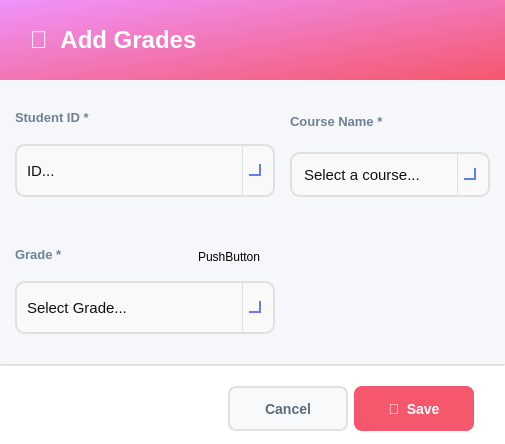
<?xml version="1.0" encoding="UTF-8"?>
<ui version="4.0">
 <class>AddCourseDialog</class>
 <widget class="QDialog" name="AddCourseDialog">
  <property name="geometry">
   <rect>
    <x>0</x>
    <y>0</y>
    <width>505</width>
    <height>444</height>
   </rect>
  </property>
  <property name="minimumSize">
   <size>
    <width>0</width>
    <height>0</height>
   </size>
  </property>
  <property name="maximumSize">
   <size>
    <width>780</width>
    <height>580</height>
   </size>
  </property>
  <property name="windowTitle">
   <string>Add Grades</string>
  </property>
  <property name="styleSheet">
   <string notr="true">background-color: #f5f7fa;</string>
  </property>
  <layout class="QVBoxLayout" name="mainLayout">
   <property name="spacing">
    <number>0</number>
   </property>
   <property name="leftMargin">
    <number>0</number>
   </property>
   <property name="topMargin">
    <number>0</number>
   </property>
   <property name="rightMargin">
    <number>0</number>
   </property>
   <property name="bottomMargin">
    <number>0</number>
   </property>
   <item>
    <widget class="QFrame" name="headerFrame">
     <property name="minimumSize">
      <size>
       <width>0</width>
       <height>80</height>
      </size>
     </property>
     <property name="maximumSize">
      <size>
       <width>16777215</width>
       <height>80</height>
      </size>
     </property>
     <property name="styleSheet">
      <string notr="true">background: qlineargradient(x1:0, y1:0, x2:1, y2:1, stop:0 #f093fb, stop:1 #f5576c); border-radius: 0px;</string>
     </property>
     <property name="frameShape">
      <enum>QFrame::Shape::StyledPanel</enum>
     </property>
     <layout class="QHBoxLayout" name="headerLayout">
      <property name="leftMargin">
       <number>30</number>
      </property>
      <property name="topMargin">
       <number>20</number>
      </property>
      <property name="rightMargin">
       <number>30</number>
      </property>
      <property name="bottomMargin">
       <number>20</number>
      </property>
      <item>
       <widget class="QLabel" name="labelTitle">
        <property name="styleSheet">
         <string notr="true">font-size: 24px; font-weight: bold; color: white; background: transparent;</string>
        </property>
        <property name="text">
         <string>📝  Add Grades</string>
        </property>
       </widget>
      </item>
      <item>
       <spacer name="headerSpacer">
        <property name="orientation">
         <enum>Qt::Orientation::Horizontal</enum>
        </property>
        <property name="sizeHint" stdset="0">
         <size>
          <width>40</width>
          <height>20</height>
         </size>
        </property>
       </spacer>
      </item>
     </layout>
    </widget>
   </item>
   <item>
    <widget class="QScrollArea" name="scrollArea">
     <property name="styleSheet">
      <string notr="true">border: none; background-color: #f5f7fa;</string>
     </property>
     <property name="widgetResizable">
      <bool>true</bool>
     </property>
     <widget class="QWidget" name="scrollContent">
      <property name="geometry">
       <rect>
        <x>0</x>
        <y>0</y>
        <width>505</width>
        <height>284</height>
       </rect>
      </property>
      <property name="styleSheet">
       <string notr="true">background-color: #f5f7fa;</string>
      </property>
      <layout class="QGridLayout" name="gridLayout_3">
       <property name="leftMargin">
        <number>15</number>
       </property>
       <property name="topMargin">
        <number>10</number>
       </property>
       <property name="rightMargin">
        <number>15</number>
       </property>
       <property name="bottomMargin">
        <number>0</number>
       </property>
       <property name="horizontalSpacing">
        <number>15</number>
       </property>
       <property name="verticalSpacing">
        <number>30</number>
       </property>
       <item row="0" column="0">
        <layout class="QVBoxLayout" name="verticalLayout">
         <property name="spacing">
          <number>0</number>
         </property>
         <item>
          <widget class="QLabel" name="labelCourseName">
           <property name="styleSheet">
            <string notr="true">font-size: 13px; color: #718096; font-weight: bold; background: transparent;</string>
           </property>
           <property name="text">
            <string>Student ID *</string>
           </property>
          </widget>
         </item>
         <item>
          <widget class="QComboBox" name="comboBoxSelectProgram">
           <property name="sizePolicy">
            <sizepolicy hsizetype="Expanding" vsizetype="Fixed">
             <horstretch>0</horstretch>
             <verstretch>0</verstretch>
            </sizepolicy>
           </property>
           <property name="minimumSize">
            <size>
             <width>150</width>
             <height>40</height>
            </size>
           </property>
           <property name="maximumSize">
            <size>
             <width>16777215</width>
             <height>65</height>
            </size>
           </property>
           <property name="styleSheet">
            <string notr="true">/* ----------------- QComboBox Base ----------------- */
QComboBox {
    border: 2px solid #E0E0E0;          /* main border */
    border-radius: 10px;
    padding: 8px 10px;                   /* Matches QLineEdit padding */
    background: rgba(250, 250, 250, 200);
    font-size: 11pt;
    color: #111111;
}

/* Focused state */
QComboBox:focus {
    border: 2px solid #667EEA; 
    background: rgba(250, 250, 250, 220);
}

/* ----------------- Drop-down Arrow ----------------- */
QComboBox::drop-down {
    subcontrol-origin: padding;
    subcontrol-position: top right;
    width: 30px; 
    border-left-width: 1px;
    border-left-color: #E0E0E0;
    border-left-style: solid;
    border-top-right-radius: 12px;       /* rounder corners */
    border-bottom-right-radius: 12px;    /* rounder corners */
    background: transparent;
}

/* Remove ugly black border on hover/focus */
QComboBox::drop-down:hover,
QComboBox::drop-down:focus {
    border-left-color: #667EEA;
    background: transparent;
    border: none;
}

/* Modern, visible arrow using simple chevron */
QComboBox::down-arrow {
    width: 10px;
    height: 10px;
    border: solid #667EEA;
    border-width: 0 2px 2px 0;
    margin-right: 6px;
}

/* ----------------- Dropdown Popup ----------------- */
/* Dropdown Popup */
QComboBox QAbstractItemView {
    background-color: #fdfdfd;          /* slightly off-white */
    border: 2px solid #E0E0E0;          /* subtle grey border */
    border-radius: 8px;                  /* may not be perfect on Windows */
    color: #111111;
    font-size: 11pt;
    padding: 5px;
    selection-background-color: #667EEA;
    selection-color: white;
    outline: none;
}

/* Items hover/selection */
QComboBox QAbstractItemView::item:hover {
    background-color: rgba(102, 126, 234, 0.1);
    color: #111111;
}

QComboBox QAbstractItemView::item:selected {
    background-color: #667EEA;
    color: white;
}

/* Error highlight for combo box */
QComboBox[error=&quot;true&quot;] {
    border: 2px solid #FF4A4A;
}</string>
           </property>
           <property name="placeholderText">
            <string>ID...</string>
           </property>
           <item>
            <property name="text">
             <string>Computer</string>
            </property>
           </item>
           <item>
            <property name="text">
             <string>Communication</string>
            </property>
           </item>
           <item>
            <property name="text">
             <string>Power</string>
            </property>
           </item>
           <item>
            <property name="text">
             <string>Biomedical</string>
            </property>
           </item>
          </widget>
         </item>
        </layout>
       </item>
       <item row="0" column="1">
        <layout class="QVBoxLayout" name="verticalLayout_2">
         <property name="spacing">
          <number>0</number>
         </property>
         <item>
          <widget class="QLabel" name="labelCourseCode">
           <property name="styleSheet">
            <string notr="true">font-size: 13px; color: #718096; font-weight: bold; background: transparent;</string>
           </property>
           <property name="text">
            <string>Course Name *</string>
           </property>
          </widget>
         </item>
         <item>
          <widget class="QComboBox" name="comboBoxSelectCourse">
           <property name="minimumSize">
            <size>
             <width>200</width>
             <height>45</height>
            </size>
           </property>
           <property name="cursor">
            <cursorShape>PointingHandCursor</cursorShape>
           </property>
           <property name="styleSheet">
            <string notr="true">/* ----------------- QComboBox Base ----------------- */
QComboBox {
    border: 2px solid #E0E0E0;          /* main border */
    border-radius: 10px;
    padding: 8px 10px;                   /* Matches QLineEdit padding */
    background: rgba(250, 250, 250, 200);
    font-size: 11pt;
    color: #111111;
}

/* Focused state */
QComboBox:focus {
    border: 2px solid #667EEA; 
    background: rgba(250, 250, 250, 220);
}

/* ----------------- Drop-down Arrow ----------------- */
QComboBox::drop-down {
    subcontrol-origin: padding;
    subcontrol-position: top right;
    width: 30px; 
    border-left-width: 1px;
    border-left-color: #E0E0E0;
    border-left-style: solid;
    border-top-right-radius: 12px;       /* rounder corners */
    border-bottom-right-radius: 12px;    /* rounder corners */
    background: transparent;
}

/* Remove ugly black border on hover/focus */
QComboBox::drop-down:hover,
QComboBox::drop-down:focus {
    border-left-color: #667EEA;
    background: transparent;
    border: none;
}

/* Modern, visible arrow using simple chevron */
QComboBox::down-arrow {
    width: 10px;
    height: 10px;
    border: solid #667EEA;
    border-width: 0 2px 2px 0;
    margin-right: 6px;
}

/* ----------------- Dropdown Popup ----------------- */
/* Dropdown Popup */
QComboBox QAbstractItemView {
    background-color: #fdfdfd;          /* slightly off-white */
    border: 2px solid #E0E0E0;          /* subtle grey border */
    border-radius: 8px;                  /* may not be perfect on Windows */
    color: #111111;
    font-size: 11pt;
    padding: 5px;
    selection-background-color: #667EEA;
    selection-color: white;
    outline: none;
}

/* Items hover/selection */
QComboBox QAbstractItemView::item:hover {
    background-color: rgba(102, 126, 234, 0.1);
    color: #111111;
}

QComboBox QAbstractItemView::item:selected {
    background-color: #667EEA;
    color: white;
}

/* Error highlight for combo box */
QComboBox[error=&quot;true&quot;] {
    border: 2px solid #FF4A4A;
}</string>
           </property>
           <property name="editable">
            <bool>true</bool>
           </property>
           <item>
            <property name="text">
             <string>Select a course...</string>
            </property>
           </item>
          </widget>
         </item>
        </layout>
       </item>
       <item row="1" column="0">
        <layout class="QVBoxLayout" name="verticalLayout_3">
         <property name="spacing">
          <number>0</number>
         </property>
         <item>
          <widget class="QLabel" name="labelCreditHours">
           <property name="styleSheet">
            <string notr="true">font-size: 13px; color: #718096; font-weight: bold; background: transparent;</string>
           </property>
           <property name="text">
            <string>Grade *</string>
           </property>
          </widget>
         </item>
         <item>
          <widget class="QComboBox" name="comboBoxSelectProgram_2">
           <property name="sizePolicy">
            <sizepolicy hsizetype="Expanding" vsizetype="Fixed">
             <horstretch>0</horstretch>
             <verstretch>0</verstretch>
            </sizepolicy>
           </property>
           <property name="minimumSize">
            <size>
             <width>150</width>
             <height>40</height>
            </size>
           </property>
           <property name="maximumSize">
            <size>
             <width>16777215</width>
             <height>65</height>
            </size>
           </property>
           <property name="styleSheet">
            <string notr="true">/* ----------------- QComboBox Base ----------------- */
QComboBox {
    border: 2px solid #E0E0E0;          /* main border */
    border-radius: 10px;
    padding: 8px 10px;                   /* Matches QLineEdit padding */
    background: rgba(250, 250, 250, 200);
    font-size: 11pt;
    color: #111111;
}

/* Focused state */
QComboBox:focus {
    border: 2px solid #667EEA; 
    background: rgba(250, 250, 250, 220);
}

/* ----------------- Drop-down Arrow ----------------- */
QComboBox::drop-down {
    subcontrol-origin: padding;
    subcontrol-position: top right;
    width: 30px; 
    border-left-width: 1px;
    border-left-color: #E0E0E0;
    border-left-style: solid;
    border-top-right-radius: 12px;       /* rounder corners */
    border-bottom-right-radius: 12px;    /* rounder corners */
    background: transparent;
}

/* Remove ugly black border on hover/focus */
QComboBox::drop-down:hover,
QComboBox::drop-down:focus {
    border-left-color: #667EEA;
    background: transparent;
    border: none;
}

/* Modern, visible arrow using simple chevron */
QComboBox::down-arrow {
    width: 10px;
    height: 10px;
    border: solid #667EEA;
    border-width: 0 2px 2px 0;
    margin-right: 6px;
}

/* ----------------- Dropdown Popup ----------------- */
/* Dropdown Popup */
QComboBox QAbstractItemView {
    background-color: #fdfdfd;          /* slightly off-white */
    border: 2px solid #E0E0E0;          /* subtle grey border */
    border-radius: 8px;                  /* may not be perfect on Windows */
    color: #111111;
    font-size: 11pt;
    padding: 5px;
    selection-background-color: #667EEA;
    selection-color: white;
    outline: none;
}

/* Items hover/selection */
QComboBox QAbstractItemView::item:hover {
    background-color: rgba(102, 126, 234, 0.1);
    color: #111111;
}

QComboBox QAbstractItemView::item:selected {
    background-color: #667EEA;
    color: white;
}

/* Error highlight for combo box */
QComboBox[error=&quot;true&quot;] {
    border: 2px solid #FF4A4A;
}</string>
           </property>
           <property name="placeholderText">
            <string>Select Grade...</string>
           </property>
           <item>
            <property name="text">
             <string>A+</string>
            </property>
           </item>
           <item>
            <property name="text">
             <string>A</string>
            </property>
           </item>
           <item>
            <property name="text">
             <string>B+</string>
            </property>
           </item>
           <item>
            <property name="text">
             <string>B</string>
            </property>
           </item>
           <item>
            <property name="text">
             <string>C+</string>
            </property>
           </item>
           <item>
            <property name="text">
             <string>C</string>
            </property>
           </item>
           <item>
            <property name="text">
             <string>D+</string>
            </property>
           </item>
           <item>
            <property name="text">
             <string>D</string>
            </property>
           </item>
           <item>
            <property name="text">
             <string>F</string>
            </property>
           </item>
          </widget>
         </item>
        </layout>
       </item>
       <item row="1" column="1">
        <layout class="QGridLayout" name="gridLayout"/>
       </item>
       <item row="2" column="0">
        <spacer name="verticalSpacer">
         <property name="orientation">
          <enum>Qt::Orientation::Vertical</enum>
         </property>
         <property name="sizeType">
          <enum>QSizePolicy::Policy::Minimum</enum>
         </property>
         <property name="sizeHint" stdset="0">
          <size>
           <width>17</width>
           <height>30</height>
          </size>
         </property>
        </spacer>
       </item>
      </layout>
      <widget class="QPushButton" name="pushButton">
       <property name="geometry">
        <rect>
         <x>198</x>
         <y>169</y>
         <width>62</width>
         <height>16</height>
        </rect>
       </property>
       <property name="text">
        <string>PushButton</string>
       </property>
      </widget>
     </widget>
    </widget>
   </item>
   <item>
    <widget class="QFrame" name="footerFrame">
     <property name="minimumSize">
      <size>
       <width>0</width>
       <height>80</height>
      </size>
     </property>
     <property name="maximumSize">
      <size>
       <width>16777215</width>
       <height>80</height>
      </size>
     </property>
     <property name="styleSheet">
      <string notr="true">background-color: white; border-top: 2px solid #e0e0e0;</string>
     </property>
     <property name="frameShape">
      <enum>QFrame::Shape::StyledPanel</enum>
     </property>
     <layout class="QHBoxLayout" name="footerLayout">
      <property name="leftMargin">
       <number>30</number>
      </property>
      <property name="topMargin">
       <number>20</number>
      </property>
      <property name="rightMargin">
       <number>30</number>
      </property>
      <property name="bottomMargin">
       <number>20</number>
      </property>
      <item>
       <spacer name="footerSpacer">
        <property name="orientation">
         <enum>Qt::Orientation::Horizontal</enum>
        </property>
        <property name="sizeHint" stdset="0">
         <size>
          <width>40</width>
          <height>20</height>
         </size>
        </property>
       </spacer>
      </item>
      <item>
       <widget class="QPushButton" name="buttonCancel">
        <property name="minimumSize">
         <size>
          <width>120</width>
          <height>45</height>
         </size>
        </property>
        <property name="cursor">
         <cursorShape>PointingHandCursor</cursorShape>
        </property>
        <property name="styleSheet">
         <string notr="true">QPushButton {
    background-color: #f8f9fa;
    color: #5a6c7d;
    border: 2px solid #e0e0e0;
    border-radius: 8px;
    font-size: 14px;
    font-weight: bold;
    padding: 10px 20px;
}

QPushButton:hover {
    border-color: #f5576c;
    color: #f5576c;
}

QPushButton:pressed {
    background-color: #e0e0e0; /* darker grey for pressed feedback */
    border-color: #f5576c;
    color: #f5576c;
}</string>
        </property>
        <property name="text">
         <string>Cancel</string>
        </property>
       </widget>
      </item>
      <item>
       <widget class="QPushButton" name="buttonSave">
        <property name="enabled">
         <bool>true</bool>
        </property>
        <property name="minimumSize">
         <size>
          <width>120</width>
          <height>45</height>
         </size>
        </property>
        <property name="cursor">
         <cursorShape>PointingHandCursor</cursorShape>
        </property>
        <property name="styleSheet">
         <string notr="true">QPushButton {
    background-color: #f5576c;
    color: #ffffff;
    border: none;
    border-radius: 8px;
    font-size: 14px;
    font-weight: bold;
    padding: 10px 20px;
    transition: background-color 150ms;
}
QPushButton:hover {
    background-color: #e5475c;
}
QPushButton:pressed {
    background-color: #d43f52;
}
QPushButton:disabled {
    background-color: #cccccc;  /* gray background for disabled */
    color: #666666;             /* darker gray text */
}</string>
        </property>
        <property name="text">
         <string>💾  Save</string>
        </property>
       </widget>
      </item>
     </layout>
    </widget>
   </item>
  </layout>
 </widget>
 <resources/>
 <connections/>
</ui>
